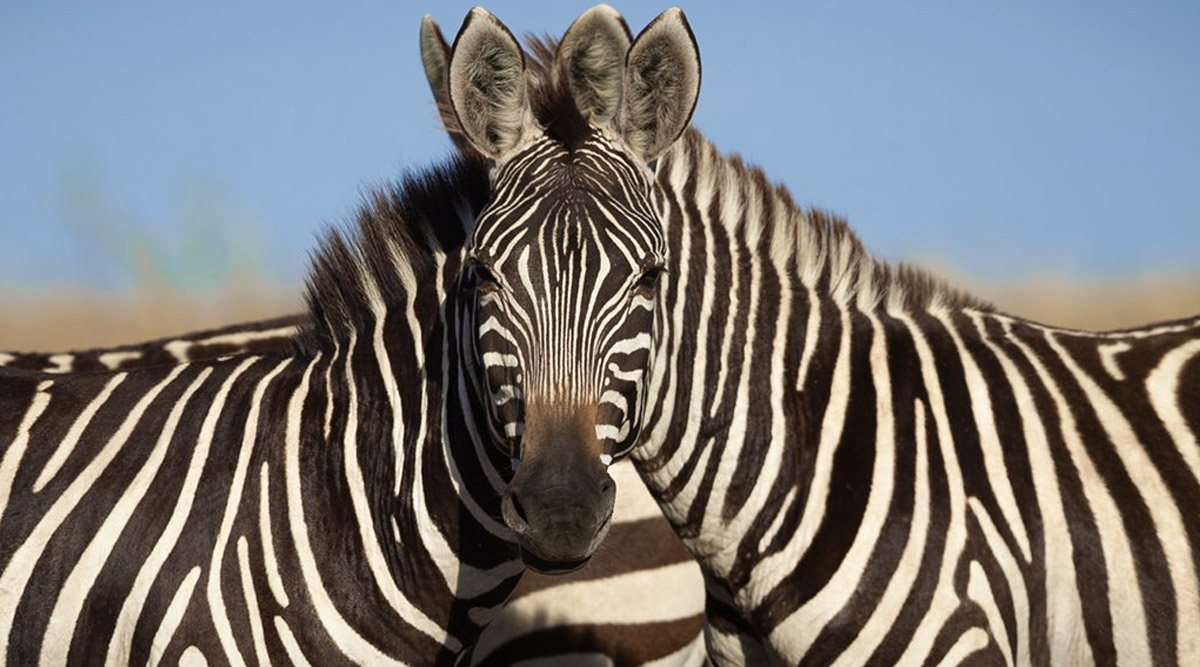
#> input picture rgb_example.png, 1200 x 667 px
$ python -i custom_classes.py   (imports and definitions only)
#> lines starting #> are read from the running program, lines starting #| are printed output that depends on the picture
#!/usr/bin/python3

import numpy as np
import matplotlib.pyplot as plt
import sys
import os
from matplotlib.widgets import Button


class grayscale():
    '''
        class called when the processor input is a grayscale image, namely the image dimension is 2

        architecture:
            1. Initialize variables
                - apply fourier transform to the image
                - define constants
                - create a window containing subplots
                - create buttons in the window
            2. Define mouse events
                - mouse connection
                - detect mouse click
                - detect mouse release
                - update the Fourier spectrum and the processed image
            3. Define filters
                - Gaussian High Pass Filter
                - Gaussian Low Pass Filter
            4. Update, save figure, and exit the program:
                - image updated after every mouse event
                - save image if wanted
                - kills the program if wanted
    '''

    # [306 lines left out: functions __init__, undo, connect, click, release, update and 8 more, not called in this run]


class rgb():

    '''
        class called when the processor input is a RGB image, namely the image dimension is 3

        architecture:
            1. Initialize variables
                - apply fourier transform to the image
                - define constants
                - create a window containing subplots
                - create buttons in the window
            2. Define mouse events
                - mouse connection
                - detect mouse click
                - detect mouse release
                - update the Fourier spectrum and the processed image
            3. Define filters
                - Gaussian High Pass Filter
                - Gaussian Low Pass Filter
            4. Update, save figure, and exit the program:
                - image updated after every mouse event
                - save image if wanted
                - kills the program if wanted
    '''

    def __init__(self, image):
        '''
            initialize constants, create window and buttons, and fourier transform the image

            arg: image to be transformed, a 2D array
        '''

        self.img = image
        # flip image upside down to allow the origin be at lower left
        self.img = np.flipud(self.img)

        # apply fast fourier transform to R, G, B channels of the image
        # and shift the zero-frequency spectrum to the center to allow better comprehension
        self.spectrum = np.array([np.fft.fftshift(np.fft.fft2((self.img[:, :, 0]))),
                                  np.fft.fftshift(np.fft.fft2((self.img[:, :, 1]))),
                                  np.fft.fftshift(np.fft.fft2((self.img[:, :, 2])))])

        # inverse-shifting the R, G, B channels, stack them together
        # and apply inverse fourier transform to the spectrum
        self.transformedImg = np.dstack([np.fft.ifft2(np.fft.ifftshift(self.spectrum[0])),
                                         np.fft.ifft2(np.fft.ifftshift(self.spectrum[1])),
                                         np.fft.ifft2(np.fft.ifftshift(self.spectrum[2]))])

        # create a copy for the frequency spectrum to allow later restoration of spectrum
        self.copy = np.array([np.fft.fftshift(np.fft.fft2((self.img[:, :, 0]))),
                              np.fft.fftshift(np.fft.fft2((self.img[:, :, 1]))),
                              np.fft.fftshift(np.fft.fft2((self.img[:, :, 2])))])

        # initiate bounds, later used to alter the frequency spectrum array
        self.x1, self.y1 = 0, 0
        self.x2, self.y2 = 0, 0

        #constant used in Guassian filters, corresponds to the standard deviation of the Gaussian distribution
        self.C = 30

        #initiate saved figure name from 1
        self.figCount = 1

        # WINDOW
        #######################################################################################################

        # create a grid with 2 rows and 10 columns with specified width and height space to situate the figure
        grid = plt.GridSpec(2, 10, wspace=10, hspace=0.3)

        # create figure with specified figure size and title name
        self.fig = plt.figure(figsize=(15,9), num="RGB Image Processing")

        # put original image (ax1) at upper left, processed image (ax3) at upper right,
        # and frequency spectrum workspace (ax2) at bottom
        self.ax1 = plt.subplot(grid[0, :5])
        self.ax3 = plt.subplot(grid[0, 5:])
        self.ax2 = plt.subplot(grid[1, :8])
        #######################################################################################################


        #BUTTONS
        # create buttons on the figure and link them to the functions when clicked
        # customize buttons with axes[left, buttom, width, height]
        #######################################################################################################

        # UNDO button
        self.UNDO = Button(plt.axes([0.63, 0.37, 0.07, 0.063]), "Undo", hovercolor="greenyellow")
        self.UNDO.on_clicked(self.undo)

        # Low Pass Filter button
        self.GLP = Button(plt.axes([0.63, 0.30, 0.13, 0.063]), "Low Pass Filter", hovercolor="greenyellow")
        self.GLP.on_clicked(self.glp)

        # High Pass Filter button
        self.GHP = Button(plt.axes([0.63, 0.23, 0.13, 0.063]), "High Pass Filter", hovercolor="greenyellow")
        self.GHP.on_clicked(self.ghp)

        # SAVE button
        self.SAVE = Button(plt.axes([0.63, 0.16, 0.10, 0.063]), "Save Image", hovercolor="greenyellow")
        self.SAVE.on_clicked(self.saveFig)

        # EXIT button
        self.EXIT = Button(plt.axes([0.63, 0.09, 0.07, 0.063]), "Exit", color="red")
        self.EXIT.on_clicked(self.exit)
        #######################################################################################################

        # draw the initial image, spectrum, and processed image
        self.draw(self.img, self.spectrum[0], self.transformedImg)

        # establish connection between canvas and mouse events
        self.connect()

        plt.show()

    # [231 lines left out: functions undo, connect, click, release, update, dist and 7 more, not called in this run]

>>> import cv2
>>> picture = cv2.imread('rgb_example.png', cv2.IMREAD_GRAYSCALE)
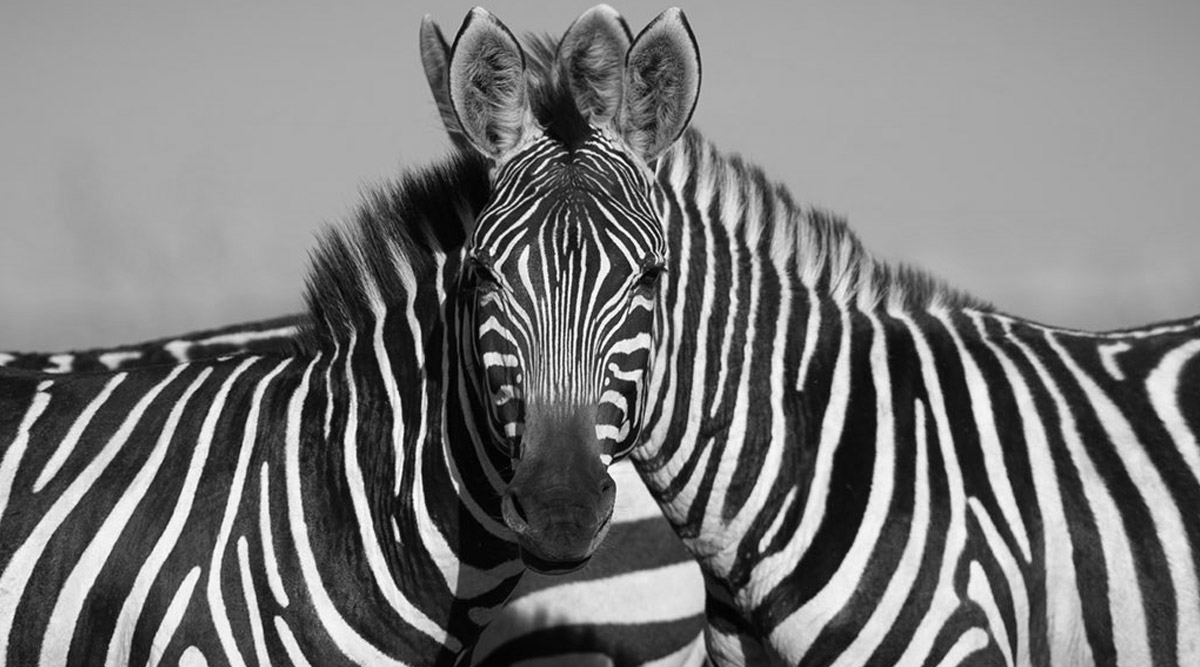
#> picture: shape (667, 1200); min 0, max 253, mean 122.3
>>> result = rgb(picture).connect()
#> in __init__, `self.img = np.flipud(self.img)`:
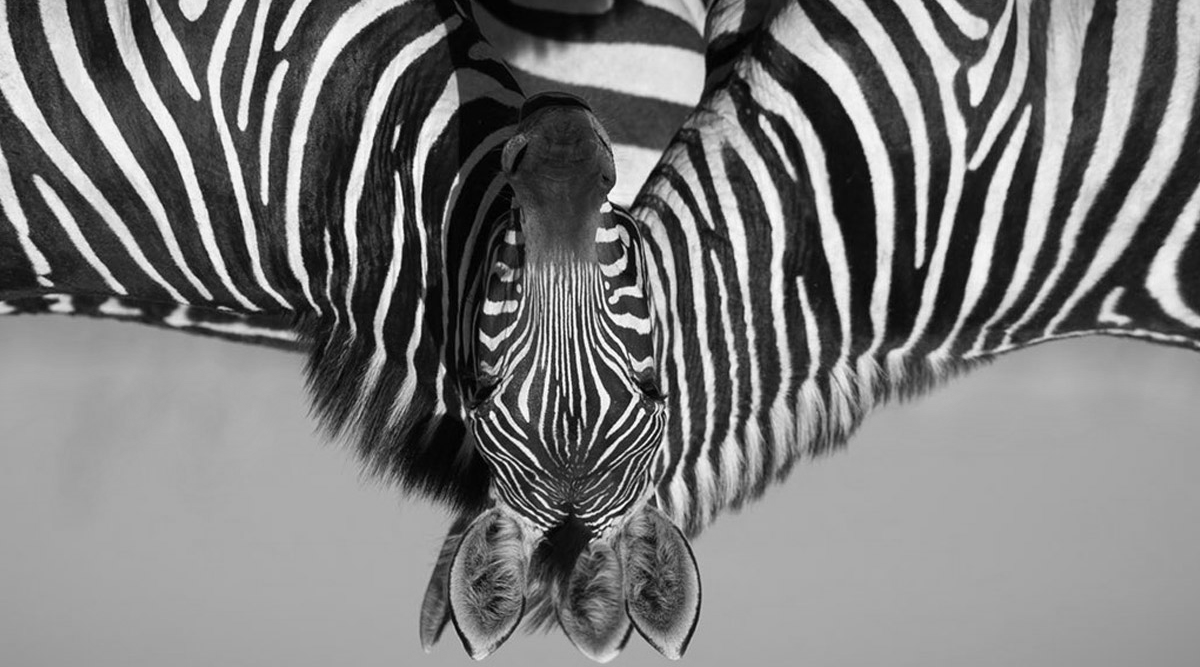
#> self.img: shape (667, 1200); min 0, max 253, mean 122.3
#> (the run stopped early here; a loop or call above may not have finished)
